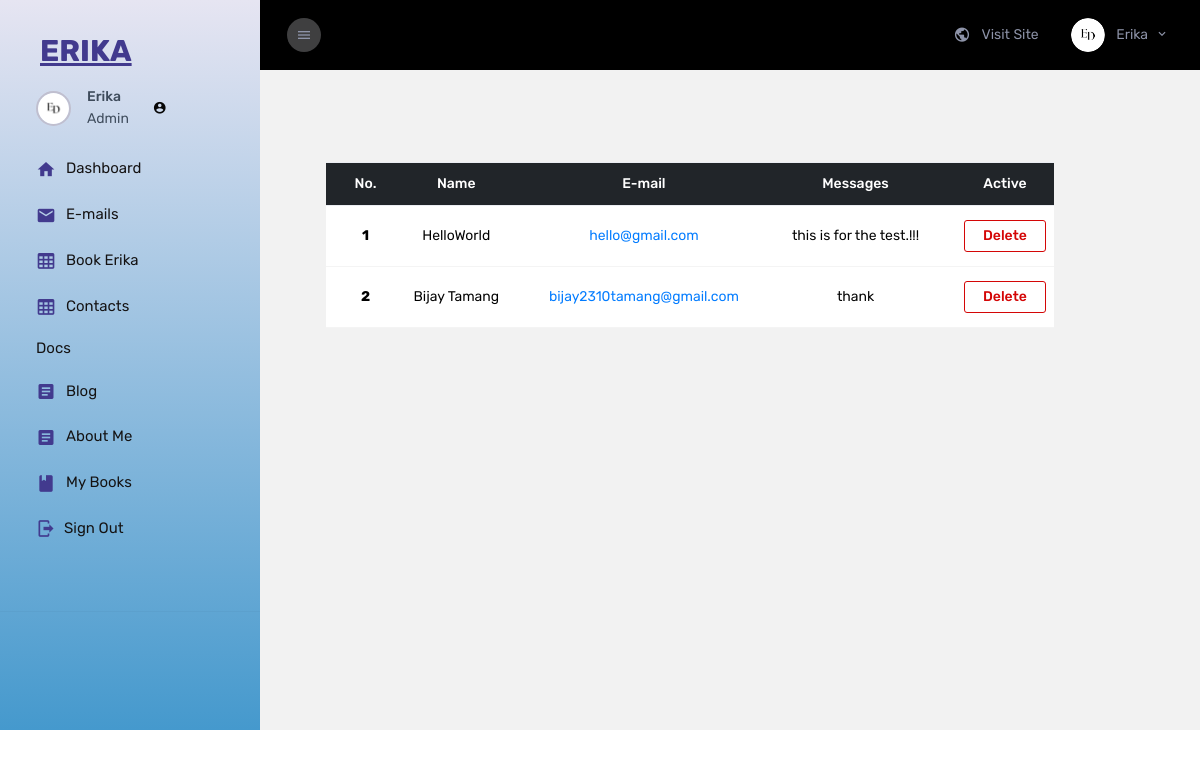
Page /E_Admin/receive-contact/ (signed in) on the earlier database version.
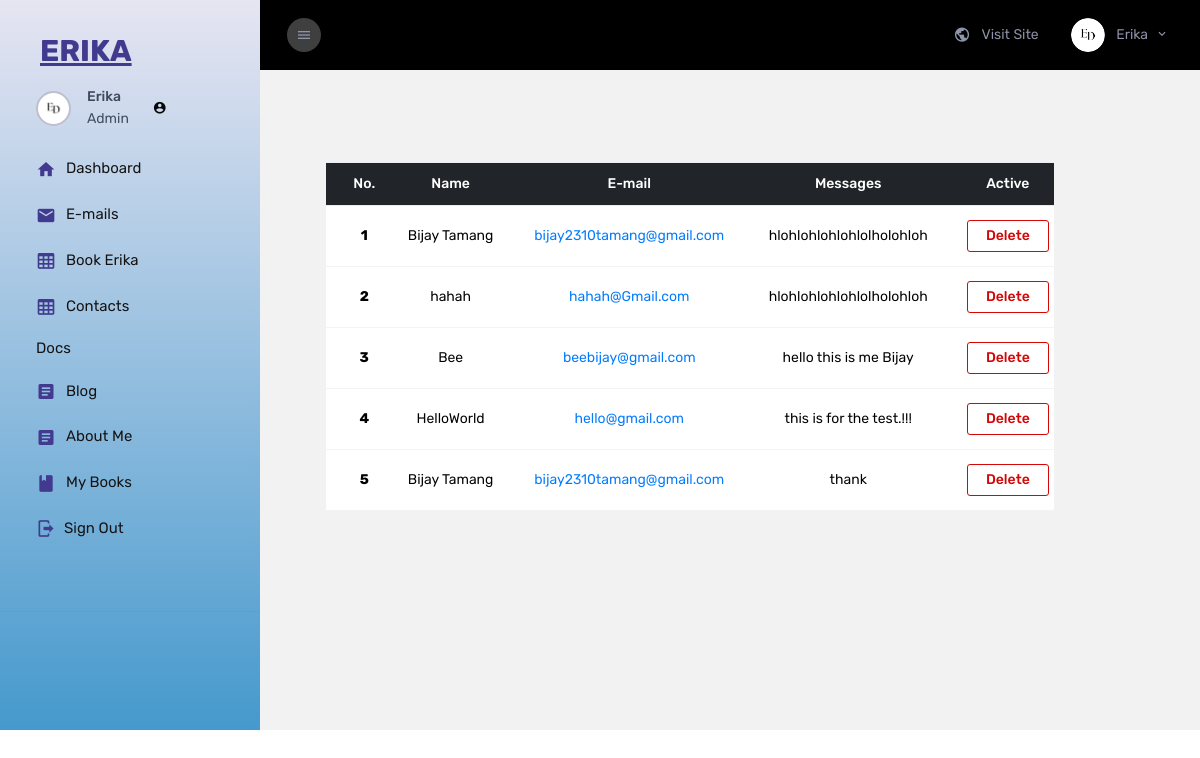
Same page on the later database version.
### Erika_Admin/models.py (models this page shows, shortened)
class Receive_Contact(models.Model):
    Name = models.CharField(max_length=100)
    Email = models.EmailField()
    Messages = models.TextField()

### Erika_Admin/views.py (the view)
# urls.py: path('receive-contact/', views.Receive_Contacts.receive_contacts,name='admin-contacts'),
    @login_required(login_url='adminlogin')
    def receive_contacts(request):
        receiveContact = Receive_Contact.objects.all()
        context = {
            'receiveContact':receiveContact,
        }
        return render(request, 'main/receive-contacts.html',context)

### Erika_Admin/templates/main/receive-contacts.html (shortened to what this page needs)
{% extends 'partials/base.html' %}
{% load static %}
{% block body %}
<div class="main-panel justify-content-center">
  <div class="content-wrapper pb-0">
      <div class="page-header flex-wrap">
        <div class="container-fluid py-5 ">
            <div class="container">
                <table class="table text-center">
                    <thead class="table-dark">
                        <tr>
                            <th scope="col">No.</th>
                            <th scope="col">Name</th>
                            <th scope="col">E-mail</th>
                            <th scope="col">Messages</th>
                            <th scope="col">Active</th>
                        </tr>
                    </thead>
                    <tbody>
                        {% for Rcontact in receiveContact reversed %}
                        <tr>
                            <th scope="row">{{ forloop.counter }}</th>
                            <td>{{Rcontact.Name}}</td>
                            <td> <a href="mailto:{{Rcontact.Email}}" class="mailto-link" >{{Rcontact.Email}} </a></td>
                            <td>{{Rcontact.Messages}}</td>
                            <td>
                                <a href="{% url 'RC_delete' Rcontact.id %}">
                                    <button type="button" class="btn">Delete</button>
                                </a>
                            </td>
                        </tr>
                        {% endfor %}
                    </tbody>
                </table>
            </div>
        </div>
      </div>
    </div>
  </div>
{% endblock body %}

Differences in the rows shown:
added Receive_Contact: Name "Bijay Tamang", Email "bijay2310tamang@gmail.com", Messages "hlohlohlohlohlolholohloh"
added Receive_Contact: Name "hahah", Email "hahah@Gmail.com", Messages "hlohlohlohlohlolholohloh"
added Receive_Contact: Name "Bee", Email "beebijay@gmail.com", Messages "hello this is me Bijay"
